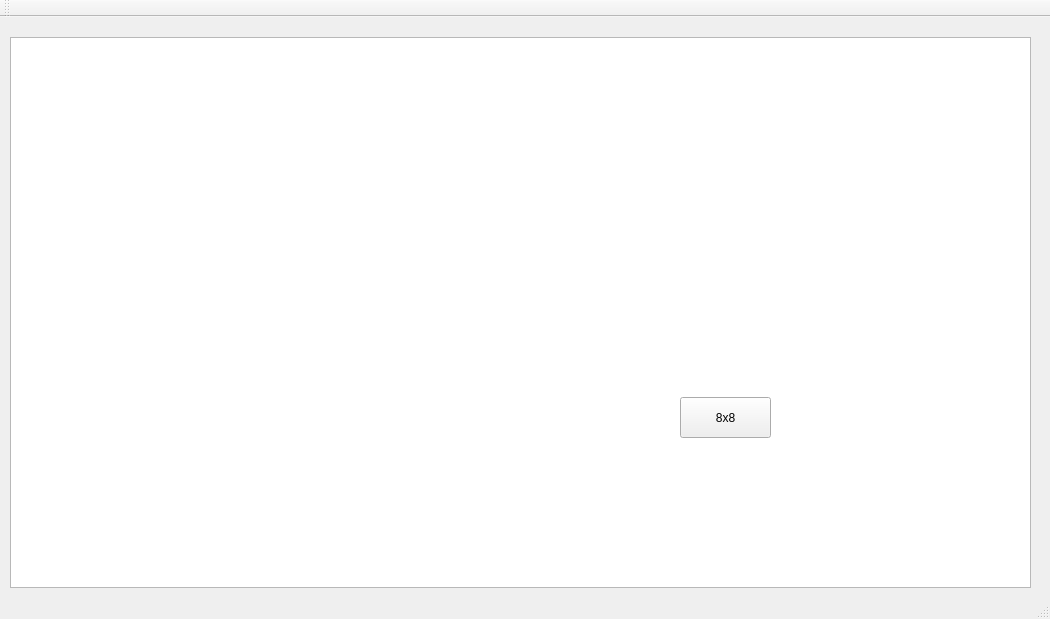
<?xml version="1.0" encoding="UTF-8"?>
<ui version="4.0">
 <class>MainWindow</class>
 <widget class="QMainWindow" name="MainWindow">
  <property name="geometry">
   <rect>
    <x>0</x>
    <y>0</y>
    <width>1050</width>
    <height>619</height>
   </rect>
  </property>
  <property name="windowTitle">
   <string>MainWindow</string>
  </property>
  <widget class="QWidget" name="centralWidget">
   <widget class="QStackedWidget" name="stackedWidget">
    <property name="geometry">
     <rect>
      <x>10</x>
      <y>10</y>
      <width>1031</width>
      <height>561</height>
     </rect>
    </property>
    <property name="currentIndex">
     <number>0</number>
    </property>
    <widget class="QWidget" name="page">
     <widget class="QGraphicsView" name="graphicsView_main">
      <property name="geometry">
       <rect>
        <x>0</x>
        <y>10</y>
        <width>1021</width>
        <height>551</height>
       </rect>
      </property>
     </widget>
     <widget class="QPushButton" name="pushButton">
      <property name="geometry">
       <rect>
        <x>670</x>
        <y>370</y>
        <width>91</width>
        <height>41</height>
       </rect>
      </property>
      <property name="text">
       <string>8x8</string>
      </property>
     </widget>
    </widget>
    <widget class="QWidget" name="page_2">
     <widget class="QGraphicsView" name="graphicsView_8x8">
      <property name="geometry">
       <rect>
        <x>0</x>
        <y>10</y>
        <width>1021</width>
        <height>551</height>
       </rect>
      </property>
     </widget>
     <widget class="QLCDNumber" name="lcdNumber">
      <property name="geometry">
       <rect>
        <x>30</x>
        <y>30</y>
        <width>161</width>
        <height>51</height>
       </rect>
      </property>
     </widget>
     <widget class="QPushButton" name="pushButtonrestart">
      <property name="geometry">
       <rect>
        <x>40</x>
        <y>100</y>
        <width>75</width>
        <height>23</height>
       </rect>
      </property>
      <property name="text">
       <string>restart</string>
      </property>
     </widget>
     <widget class="QPushButton" name="pushButtonexit">
      <property name="geometry">
       <rect>
        <x>40</x>
        <y>130</y>
        <width>75</width>
        <height>23</height>
       </rect>
      </property>
      <property name="text">
       <string>exit</string>
      </property>
     </widget>
    </widget>
   </widget>
  </widget>
  <widget class="QMenuBar" name="menuBar">
   <property name="geometry">
    <rect>
     <x>0</x>
     <y>0</y>
     <width>1050</width>
     <height>23</height>
    </rect>
   </property>
  </widget>
  <widget class="QToolBar" name="mainToolBar">
   <attribute name="toolBarArea">
    <enum>TopToolBarArea</enum>
   </attribute>
   <attribute name="toolBarBreak">
    <bool>false</bool>
   </attribute>
  </widget>
  <widget class="QStatusBar" name="statusBar"/>
 </widget>
 <layoutdefault spacing="6" margin="11"/>
 <resources/>
 <connections/>
</ui>
